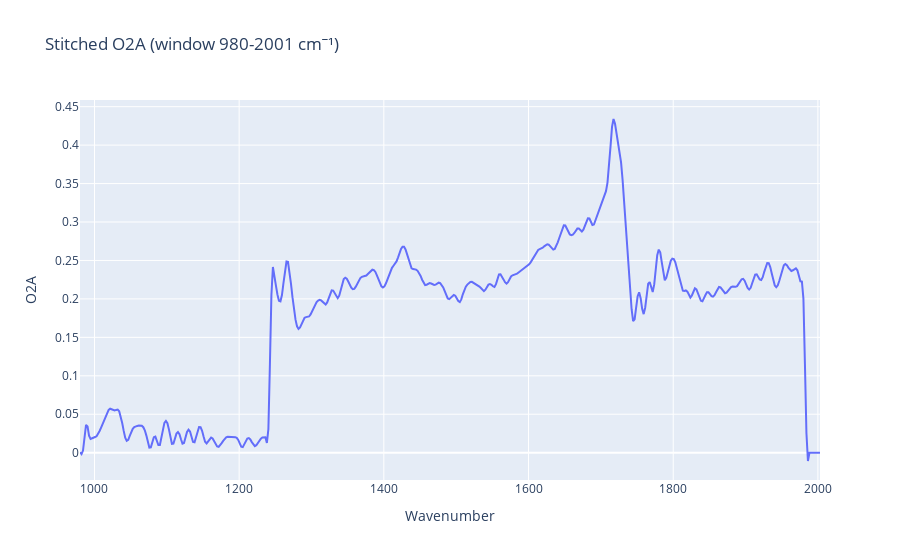
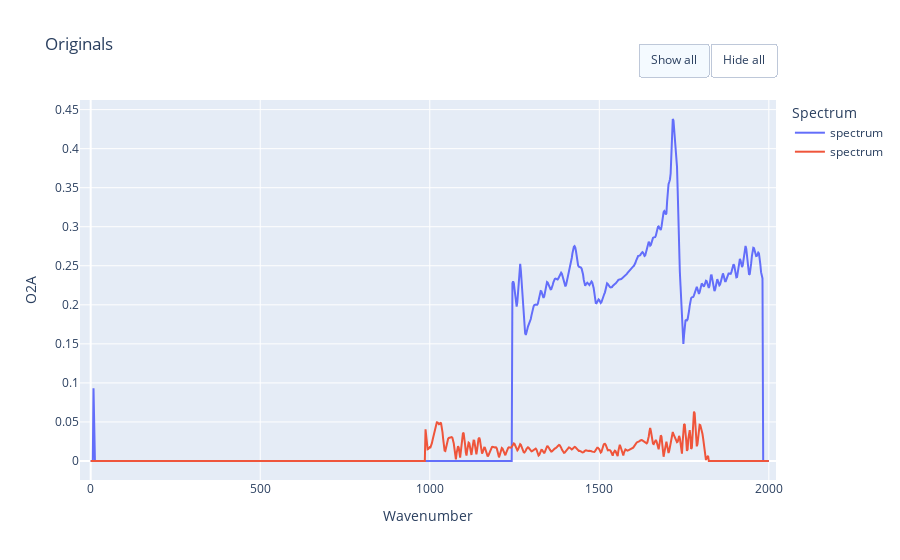

The notebook cell saved with these charts, in order:
### Markdown cell above
# Working with several spectra

### Code cell
from nanoftirtools.multispec import load_many_from_folder, plot_many_specs, stitch_spectra

spectra = ["2025-10-07 164131 NF S.txt", "2025-10-07 165945 NF S.txt"]
channel = "O2A"

# 1) Load several spectra from a folder (matches "*NF S.txt" incl. NBSP)
specs = load_many_from_folder(
    folder="./data",
    filenames=spectra
)

rep = stitch_spectra(specs, channel=channel,
                     smooth="savgol", smooth_window=5, smooth_polyorder=3,
                     preferred=0,prefer_weight=0.9)

#1) Explicit window 800–2000 cm⁻¹
rep = stitch_spectra(specs, channel=channel,
                     x_window=(980, 2001),
                     smooth="savgol", smooth_window=5, smooth_polyorder=3,
                     preferred=0,prefer_weight=0.9)

# 2) Auto window = UNION of non-zero regions across spectra
#rep = stitch_spectra(specs, channel=channel,
#                    auto_window=True, window_mode="union", eps=0.0,
#                    smooth="savgol", smooth_window=15, smooth_polyorder=3)

# 3) Auto window = INTERSECTION (only where *all* have non-zero data)
#rep3 = stitch_spectra(specs, channel=channel,
                      #auto_window=True, window_mode="intersection", eps=0.0)

# Plot stitched result
import plotly.express as px
px.line(rep.stitched, x="Wavenumber", y=channel,
        title=f"Stitched {channel} (window {rep.x_window[0]:.0f}-{rep.x_window[1]:.0f} cm⁻¹)").show()

# Optional: overlay originals
fig = plot_many_specs(specs, channel=channel, title="Originals", window=True, start_hidden=False)
fig.show()

### Figure 1 — Plotly figure (JSON) as saved in the notebook; plotly's stock layout.template omitted (floating-point values rounded to 4 significant figures; data arrays with more than 128 entries replaced by an {"elided": "..."} marker saying what was removed)
{"data": [{"hovertemplate": "Wavenumber=%{x}<br>O2A=%{y}<extra></extra>", "legendgroup": "", "line": {"color": "#636efa", "dash": "solid"}, "marker": {"symbol": "circle"}, "mode": "lines", "name": "", "orientation": "v", "showlegend": false, "type": "scatter", "x": {"elided": "492 float values"}, "xaxis": "x", "y": {"elided": "492 float values"}, "yaxis": "y"}], "layout": {"legend": {"tracegroupgap": 0}, "title": {"text": "Stitched O2A (window 980-2001 cm⁻¹)"}, "xaxis": {"anchor": "y", "domain": [0, 1], "title": {"text": "Wavenumber"}}, "yaxis": {"anchor": "x", "domain": [0, 1], "title": {"text": "O2A"}}}}

### Figure 2 — Plotly figure (JSON) as saved in the notebook; plotly's stock layout.template omitted (floating-point values rounded to 4 significant figures; data arrays with more than 128 entries replaced by an {"elided": "..."} marker saying what was removed)
{"data": [{"hovertemplate": "spectrum<br>Wavenumber: %{x}<br>O2A: %{y}<extra></extra>", "mode": "lines", "name": "spectrum", "type": "scatter", "visible": true, "x": {"elided": "961 float values"}, "y": {"elided": "961 float values"}}, {"hovertemplate": "spectrum<br>Wavenumber: %{x}<br>O2A: %{y}<extra></extra>", "mode": "lines", "name": "spectrum", "type": "scatter", "visible": true, "x": {"elided": "961 float values"}, "y": {"elided": "961 float values"}}], "layout": {"hovermode": "x unified", "legend": {"title": {"text": "Spectrum"}}, "title": {"text": "Originals"}, "updatemenus": [{"buttons": [{"args": [{"visible": [true, true]}], "label": "Show all", "method": "update"}, {"args": [{"visible": ["legendonly", "legendonly"]}], "label": "Hide all", "method": "update"}], "direction": "right", "type": "buttons", "x": 1, "xanchor": "right", "y": 1.15}], "xaxis": {"range": [-31.52, 2021.0], "title": {"text": "Wavenumber"}}, "yaxis": {"title": {"text": "O2A"}}}}
